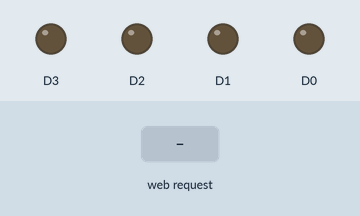
This sketch was run on a simulated ESP8266 (NodeMCU). Parts: output pins drawn as LEDs (lit = HIGH). Inputs (shaded band) come from the test bench. WiFi joins after 1.5 s; servers stay silent unless stated; what the sketch prints to the serial monitor is not drawn.

Above: at 2.7 s.
2.8 s: HTTP request GET /2/on received
At 4.0 s:
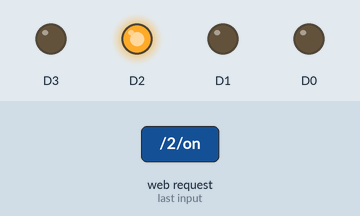
4.3 s: HTTP request GET /0/on received
At 5.4 s:
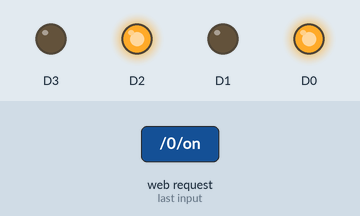
5.8 s: HTTP request GET /2/off received
At 6.5 s:
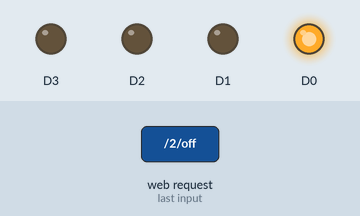
7.3 s: HTTP request GET /1/on received
At 7.6 s:
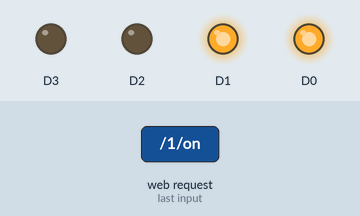
8.8 s: HTTP request GET /0/off received
At 10.0 s:
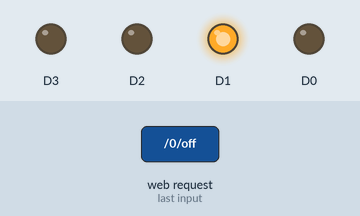
10.3 s: HTTP request GET /3/on received
At 11.1 s:
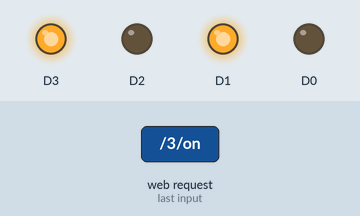
Timing chart, 0 to 12.8 s (numbered marks = the images above; inputs shaded):
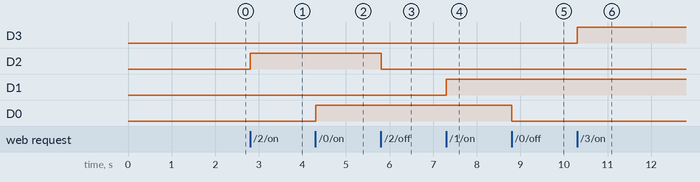

Measured:
- after the input at 2.8 s, D2: LOW → HIGH at once
- after the input at 4.3 s, D0: LOW → HIGH at once
- after the input at 5.8 s, D2: HIGH → LOW at once
- after the input at 7.3 s, D1: LOW → HIGH at once
- after the input at 8.8 s, D0: HIGH → LOW at once
- after the input at 10.3 s, D3: LOW → HIGH at once

The sketch:

4buttons_via_wifi.ino
```cpp
/*********
  Rui Santos
  Complete project details at http://randomnerdtutorials.com
*********/

// Load Wi-Fi library
#include <ESP8266WiFi.h>

// Replace with your network credentials
const char* ssid     = "Wifi Server Name";
const char* password = "Wifi Server Password";

// Set web server port number to 80
WiFiServer server(80);

// Variable to store the HTTP request
String header;

// Auxiliar variables to store the current output state
String output2State = "off";
String output0State = "off";
String output1State = "off";
String output3State = "off";

// Assign output variables to GPIO pins
const int output2 = 2;
const int output0 = 0;
const int output1 = 1;
const int output3 = 3;

// Current time
unsigned long currentTime = millis();
// Previous time
unsigned long previousTime = 0;
// Define timeout time in milliseconds (example: 2000ms = 2s)
const long timeoutTime = 2000;

void setup() {
  Serial.begin(115200);
  // Initialize the output variables as outputs
  pinMode(D2, OUTPUT);
  pinMode(D0, OUTPUT);
  pinMode(D1, OUTPUT);
  pinMode(D3, OUTPUT);

  // Set outputs to LOW
  digitalWrite(D2, LOW);
  digitalWrite(D0, LOW);
  digitalWrite(D1, LOW);
  digitalWrite(D3, LOW);

  // Connect to Wi-Fi network with SSID and password
  Serial.print("Connecting to ");
  Serial.println(ssid);
  WiFi.begin(ssid, password);
  while (WiFi.status() != WL_CONNECTED) {
    delay(500);
    Serial.print(".");
  }
  // Print local IP address and start web server
  Serial.println("");
  Serial.println("WiFi connected.");
  Serial.println("IP address: ");
  Serial.println(WiFi.localIP());
  server.begin();
}

void loop(){
  WiFiClient client = server.available();   // Listen for incoming clients

  if (client) {                             // If a new client connects,
    Serial.println("New Client.");          // print a message out in the serial port
    String currentLine = "";                // make a String to hold incoming data from the client
    currentTime = millis();
    previousTime = currentTime;
    while (client.connected() && currentTime - previousTime <= timeoutTime) { // loop while the client's connected
      currentTime = millis();
      if (client.available()) {             // if there's bytes to read from the client,
        char c = client.read();             // read a byte, then
        Serial.write(c);                    // print it out the serial monitor
        header += c;
        if (c == '\n') {                    // if the byte is a newline character
          // if the current line is blank, you got two newline characters in a row.
          // that's the end of the client HTTP request, so send a response:
          if (currentLine.length() == 0) {
            // HTTP headers always start with a response code (e.g. HTTP/1.1 200 OK)
            // and a content-type so the client knows what's coming, then a blank line:
            client.println("HTTP/1.1 200 OK");
            client.println("Content-type:text/html");
            client.println("Connection: close");
            client.println();

            // turns the GPIOs on and off
            if (header.indexOf("GET /2/on") >= 0) {
              Serial.println("GPIO 2 on");
              output2State = "on";
              digitalWrite(D2, HIGH);
            } else if (header.indexOf("GET /2/off") >= 0) {
              Serial.println("GPIO 2 off");
              output2State = "off";
              digitalWrite(D2, LOW);
            } else if (header.indexOf("GET /0/on") >= 0) {
              Serial.println("GPIO 0 on");
              output0State = "on";
              digitalWrite(D0, HIGH);
            } else if (header.indexOf("GET /0/off") >= 0) {
              Serial.println("GPIO 0 off");
              output0State = "off";
              digitalWrite(D0, LOW);
            } else if (header.indexOf("GET /1/on") >= 0) {
              Serial.println("GPIO 1 on");
              output1State = "on";
              digitalWrite(D1, HIGH);
            } else if (header.indexOf("GET /1/off") >= 0) {
              Serial.println("GPIO 1 off");
              output1State = "off";
              digitalWrite(D1, LOW);
            } else if (header.indexOf("GET /3/on") >= 0) {
              Serial.println("GPIO 3 on");
              output3State = "on";
              digitalWrite(D3, HIGH);
            } else if (header.indexOf("GET /3/off") >= 0) {
              Serial.println("GPIO 3 off");
              output3State = "off";
              digitalWrite(D3, LOW);
            }

            // Display the HTML web page
            client.println("<!DOCTYPE html><html>");
            client.println("<head><meta name=\"viewport\" content=\"width=device-width, initial-scale=1\">");
            client.println("<link rel=\"icon\" href=\"data:,\">");
            // CSS to style the on/off buttons
            // Feel free to change the background-color and font-size attributes to fit your preferences
            client.println("<style>html { font-family: Helvetica; display: inline-block; margin: 0px auto; text-align: center;}");
            client.println(".button { background-color: #195B6A; border: none; color: white; padding: 16px 40px;");
            client.println("text-decoration: none; font-size: 30px; margin: 2px; cursor: pointer;}");
            client.println(".button2 {background-color: #77878A;}</style></head>");

            // Web Page Heading
            client.println("<body><h1>ESP8266 Web Server</h1>");

            // Display current state, and ON/OFF buttons for GPIO 2
            client.println("<p>GPIO 2 - UP " + output2State + "</p>");
            // If the output2State is off, it displays the ON button
            if (output2State=="off") {
              client.println("<p><a href=\"/2/on\"><button class=\"button\">ON</button></a></p>");
            } else {
              client.println("<p><a href=\"/2/off\"><button class=\"button button2\">OFF</button></a></p>");
            }

            // Display current state, and ON/OFF buttons for GPIO 0
            client.println("<p>GPIO 0 - LEFT " + output0State + " | GPIO 1 - RIGHT " + output1State + "</p>");
            client.println("<div style='display: flex; justify-content: center;'>");
            // If the output0State is off, it displays the ON button
            if (output0State=="off") {
              client.println("<a href=\"/0/on\"><button class=\"button\">ON</button></a>");
            } else {
              client.println("<a href=\"/0/off\"><button class=\"button button2\">OFF</button></a>");
            }

            // Display current state, and ON/OFF buttons for GPIO 1
            //client.println("<p>GPIO 1 - RIGHT " + output1State + "</p>");
            // If the output1State is off, it displays the ON button
            if (output1State=="off") {
              client.println("<a href=\"/1/on\"><button class=\"button\">ON</button></a>");
            } else {
              client.println("<a href=\"/1/off\"><button class=\"button button2\">OFF</button></a>");
            }
            client.println("</div>");

            // Display current state, and ON/OFF buttons for GPIO 3
            client.println("<p>GPIO 3 - DOWN " + output3State + "</p>");
            // If the output3State is off, it displays the ON button
            if (output3State=="off") {
              client.println("<a href=\"/3/on\"><button class=\"button\">ON</button></a></p>");
            } else {
              client.println("<a href=\"/3/off\"><button class=\"button button2\">OFF</button></a></p>");
            }

            client.println("</body></html>");

            // The HTTP response ends with another blank line
            client.println();
            // Break out of the while loop
            break;
          } else { // if you got a newline, then clear currentLine
            currentLine = "";
          }
        } else if (c != '\r') {  // if you got anything else but a carriage return character,
          currentLine += c;      // add it to the end of the currentLine
        }
      }
    }
    // Clear the header variable
    header = "";
    // Close the connection
    client.stop();
    Serial.println("Client disconnected.");
    Serial.println("");
  }
}
```
